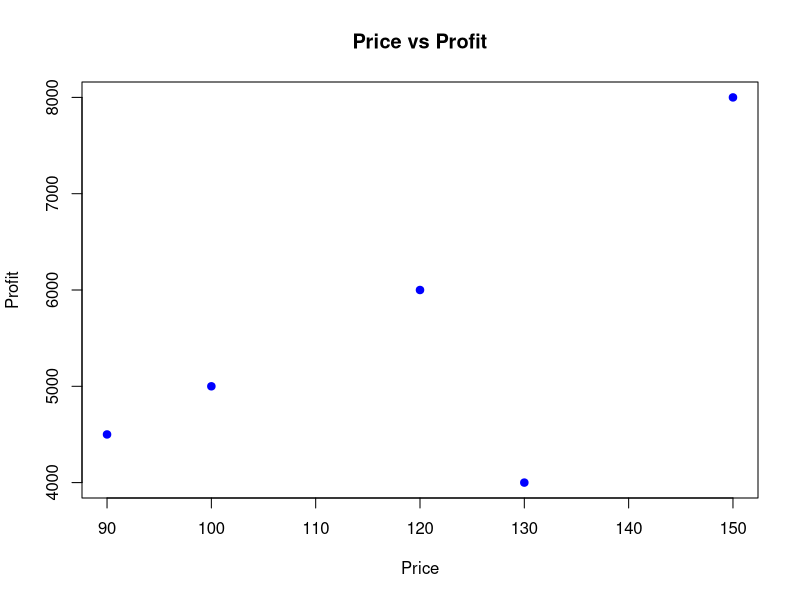
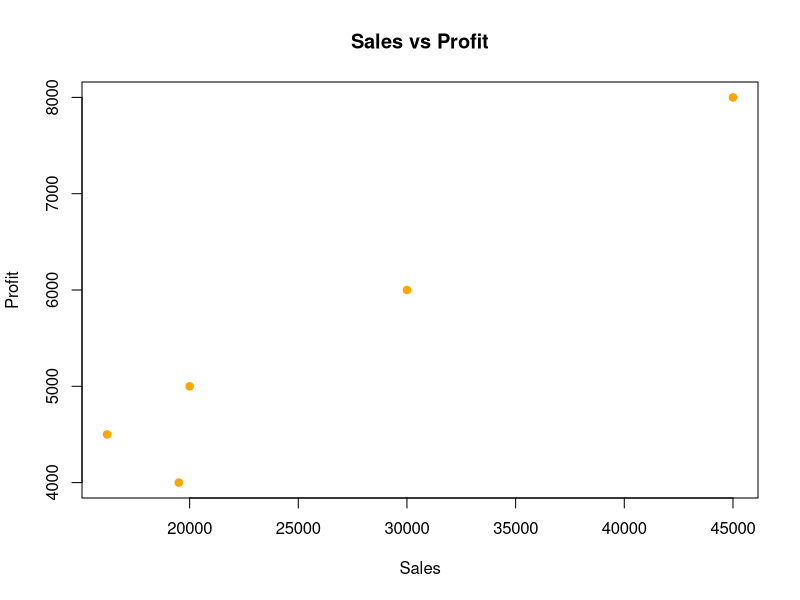

Write the R code that produced these figures, in order.
sales_data <- data.frame(
  product = c("A", "B", "C", "D", "E"),
  price = c(100, 150, 120, 130, 90),
  units_sold = c(200, 300, 250, 150, 180),
  profit = c(5000, 8000, 6000, 4000, 4500)
)

# 1. Calculate average sales, median price, and total profit
sales_data$sales <- sales_data$price * sales_data$units_sold  # Calculate total sales for each product

average_sales <- mean(sales_data$sales)  # Average sales
median_price <- median(sales_data$price)  # Median product price
total_profit <- sum(sales_data$profit)  # Total profit

# Print results
cat("Average Sales:", average_sales, "\n")
cat("Median Price:", median_price, "\n")
cat("Total Profit:", total_profit, "\n")

# 2. Analyze variability in sales using standard deviation
sales_sd <- sd(sales_data$sales)
cat("Standard Deviation of Sales:", sales_sd, "\n")

# 3. Visualize sales and profit data using scatter plots
plot(sales_data$price, sales_data$profit, 
     main = "Price vs Profit",
     xlab = "Price",
     ylab = "Profit",
     pch = 19, col = "blue")

plot(sales_data$sales, sales_data$profit, 
     main = "Sales vs Profit",
     xlab = "Sales",
     ylab = "Profit",
     pch = 19, col = "orange")
